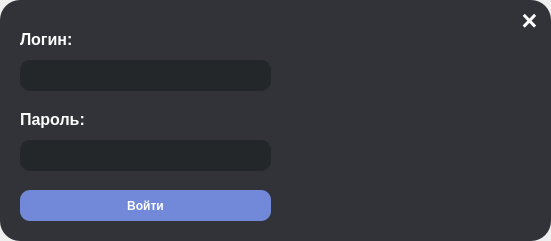
<?xml version="1.0" encoding="UTF-8"?>
<ui version="4.0">
 <class>MainWindow</class>
 <widget class="QMainWindow" name="MainWindow">
  <property name="geometry">
   <rect>
    <x>0</x>
    <y>0</y>
    <width>551</width>
    <height>241</height>
   </rect>
  </property>
  <property name="windowTitle">
   <string>MainWindow</string>
  </property>
  <widget class="QWidget" name="centralwidget">
   <widget class="QLabel" name="label">
    <property name="geometry">
     <rect>
      <x>0</x>
      <y>0</y>
      <width>551</width>
      <height>241</height>
     </rect>
    </property>
    <property name="styleSheet">
     <string notr="true">background-color: #323339;
border-radius: 20px;</string>
    </property>
    <property name="text">
     <string/>
    </property>
   </widget>
   <widget class="QLineEdit" name="password">
    <property name="geometry">
     <rect>
      <x>20</x>
      <y>140</y>
      <width>251</width>
      <height>31</height>
     </rect>
    </property>
    <property name="font">
     <font>
      <pointsize>11</pointsize>
      <weight>50</weight>
      <bold>false</bold>
     </font>
    </property>
    <property name="styleSheet">
     <string notr="true">background-color: 	#23272A;
border-radius: 10px;
color: rgb(255, 255, 255);</string>
    </property>
   </widget>
   <widget class="QLineEdit" name="login">
    <property name="geometry">
     <rect>
      <x>20</x>
      <y>60</y>
      <width>251</width>
      <height>31</height>
     </rect>
    </property>
    <property name="font">
     <font>
      <pointsize>11</pointsize>
      <weight>50</weight>
      <bold>false</bold>
     </font>
    </property>
    <property name="styleSheet">
     <string notr="true">background-color: 	#23272A;
border-radius: 10px;
color: rgb(255, 255, 255);</string>
    </property>
   </widget>
   <widget class="QLabel" name="label_2">
    <property name="geometry">
     <rect>
      <x>20</x>
      <y>30</y>
      <width>91</width>
      <height>18</height>
     </rect>
    </property>
    <property name="font">
     <font>
      <pointsize>12</pointsize>
      <weight>75</weight>
      <bold>true</bold>
     </font>
    </property>
    <property name="styleSheet">
     <string notr="true">color: rgb(255, 255, 255);</string>
    </property>
    <property name="text">
     <string>Логин:</string>
    </property>
   </widget>
   <widget class="QLabel" name="label_3">
    <property name="geometry">
     <rect>
      <x>20</x>
      <y>110</y>
      <width>91</width>
      <height>18</height>
     </rect>
    </property>
    <property name="font">
     <font>
      <pointsize>12</pointsize>
      <weight>75</weight>
      <bold>true</bold>
     </font>
    </property>
    <property name="styleSheet">
     <string notr="true">color: rgb(255, 255, 255);</string>
    </property>
    <property name="text">
     <string>Пароль:</string>
    </property>
   </widget>
   <widget class="QLabel" name="label_4">
    <property name="geometry">
     <rect>
      <x>280</x>
      <y>60</y>
      <width>261</width>
      <height>151</height>
     </rect>
    </property>
    <property name="styleSheet">
     <string notr="true">image: url(images/wumpus-none-blocked);</string>
    </property>
    <property name="text">
     <string/>
    </property>
   </widget>
   <widget class="QPushButton" name="auth">
    <property name="geometry">
     <rect>
      <x>20</x>
      <y>190</y>
      <width>251</width>
      <height>31</height>
     </rect>
    </property>
    <property name="font">
     <font>
      <weight>75</weight>
      <bold>true</bold>
     </font>
    </property>
    <property name="cursor">
     <cursorShape>PointingHandCursor</cursorShape>
    </property>
    <property name="styleSheet">
     <string notr="true">QPushButton{
	background-color: 	#7289DA;
	border-radius: 10px;
	color: white;
}
QPushButton:hover{
	background-color: 	#8E9EDA;
}
</string>
    </property>
    <property name="text">
     <string>Войти</string>
    </property>
   </widget>
   <widget class="QPushButton" name="exit">
    <property name="geometry">
     <rect>
      <x>519</x>
      <y>10</y>
      <width>21</width>
      <height>20</height>
     </rect>
    </property>
    <property name="font">
     <font>
      <pointsize>20</pointsize>
      <weight>75</weight>
      <bold>true</bold>
     </font>
    </property>
    <property name="cursor">
     <cursorShape>PointingHandCursor</cursorShape>
    </property>
    <property name="styleSheet">
     <string notr="true">QPushButton{
	background-color: rgba(191, 64, 64, 0);
	color: rgb(255, 255, 255);
	border: none;
}</string>
    </property>
    <property name="text">
     <string>×</string>
    </property>
   </widget>
  </widget>
 </widget>
 <resources/>
 <connections/>
</ui>
